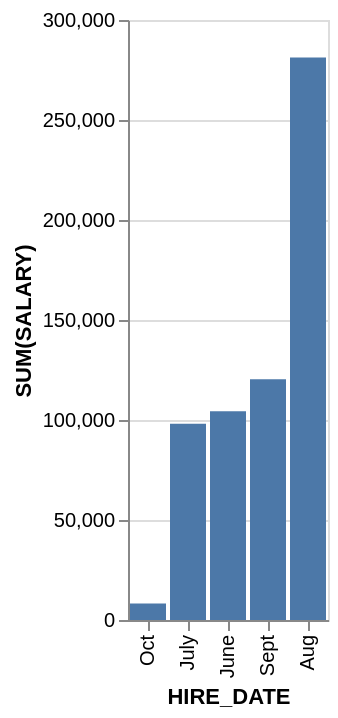

Vega-Lite specification for this chart:
### Vega-Lite specification from a JSON file in a GitHub repository (floating-point values rounded to 4 significant figures)
{"data": {"values": [{"x_data": "Oct", "y_data": 8300}, {"x_data": "July", "y_data": 98100}, {"x_data": "June", "y_data": 104400}, {"x_data": "Sept", "y_data": 120400}, {"x_data": "Aug", "y_data": 281300}]}, "mark": "bar", "encoding": {"x": {"field": "x_data", "type": "nominal", "title": "HIRE_DATE", "sort": {"op": "sum", "field": "y_data", "order": "ascending"}}, "y": {"field": "y_data", "type": "quantitative", "title": "SUM(SALARY)"}}}
